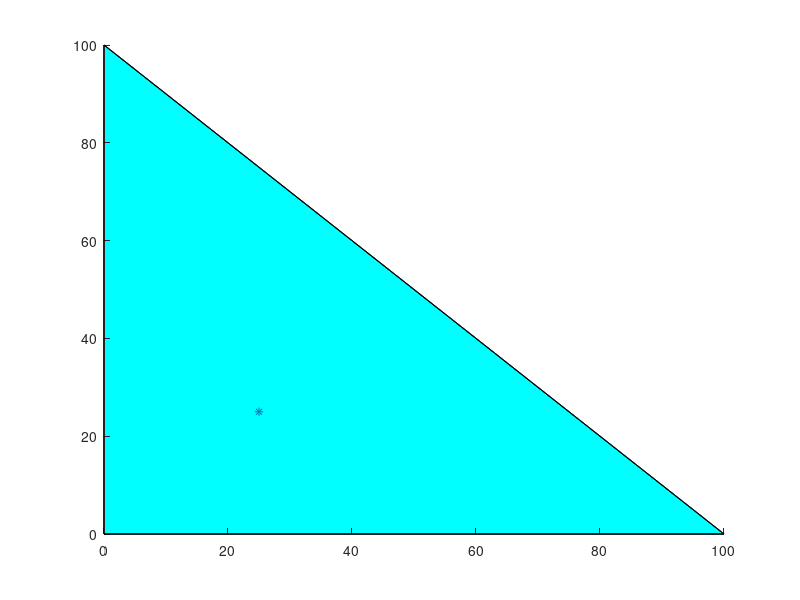

Source code (MATLAB): (Note: this script raises an error after producing the figure.)
clear all
close all
clc

%%

V1 = [0 0 0];
V2 = [100 0 0];
V3 = [0 100 0];
triangle = [V1;V2;V3;V1];
point = [25 25 25];
face = [1 2 3];


hold on
rotate3d on
patch('Faces',face,'Vertices',triangle,'FaceColor','c')
plot3(triangle(:,1),triangle(:,2),triangle(:,3),'-k');
scatter3(point(1),point(2),point(3),'*r');

decision = insideoutsidetest(triangle, point)

%%

point_rayorigin = point;
dir_ray = [0 1 0];

result = poi_accessibility_new(point_rayorigin, dir_ray, triangle)

scatter3(point_rayorigin(1),point_rayorigin(2),point_rayorigin(3),'*m')

%%
function result = poi_accessibility_new(point_rayorigin, dir_ray, triangle)

 point_plane = triangle(1,:);
 normal_plane = cross((triangle(2,:)-triangle(1,:)),(triangle(3,:)-triangle(1,:)));
 unitnormal_plane = normal_plane/norm(normal_plane);
 lambda = dot(unitnormal_plane, (point_plane - point_rayorigin))/dot(unitnormal_plane, dir_ray);
 
 if (lambda > 0)
 POI = point_rayorigin + lambda*dir_ray;
 else
 POI = [nan nan nan];
 end
 decision = insideoutsidetest(triangle, POI);
 %[in, on] = inpolygon(POI(:,1),POI(:,2),triangle(:,1),triangle(:,2));
 %if isnan(POI(1))||isnan(POI(2))||isnan(POI(3))||isinf(POI(1))||isinf(POI(2))||isinf(POI(3))||~in||~on
 if isnan(POI(1))||isnan(POI(2))||isnan(POI(3))||isinf(POI(1))||isinf(POI(2))||isinf(POI(3))||decision == 0
 result = -dir_ray;
 %fprintf('\nPOI is accessible in -dir_ray\n');
 else  
 result = [nan nan nan];
 %fprintf('\nPOI is inaccessible in -dir_ray\n');
 end

end


